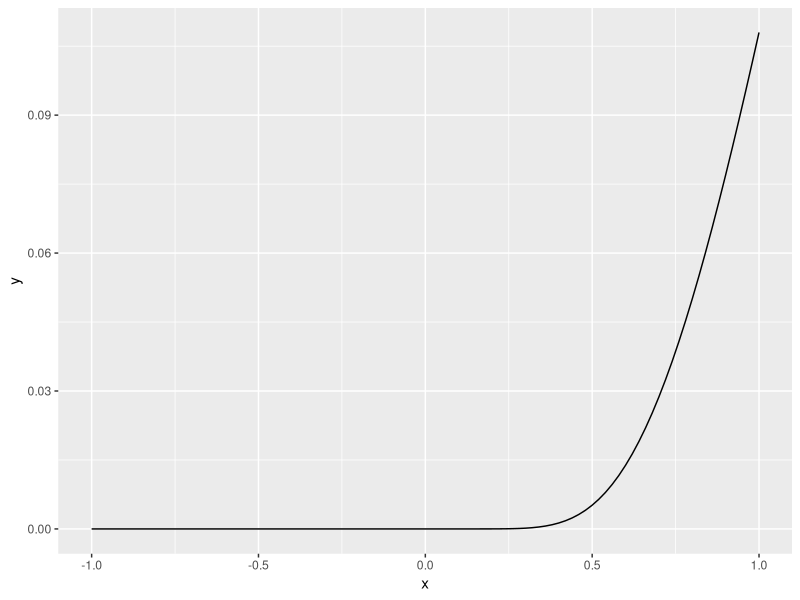

R code for this plot:
## ---- chunk 1
# packages
library(tidyverse)
## ---- chunk 2
# set a seed so these results are reproducible
set.seed(38)

## ---- chunk 3
# sketch the function first

# this will go to purrr::rerun
trials = 10 # number of replications

# things i'd like to compare over simulations
n = 30 # sample size

# i'm not sure about this whole evaluation thing. is there a better way?
dist = "lnorm" # distribution
parameters = list(meanlog = 1, sdlog = 0.5) # how vectorisable is this bit?

# what does this desnity look like?
tibble(x = c(-1, 1)) %>% 
  ggplot(aes(x = x)) +
  stat_function(fun = dlnorm, args = parameters)

# so, one run 
rlnorm(n, meanlog = parameters$meanlog, sdlog = parameters$sdlog) %>% 
  summary()

